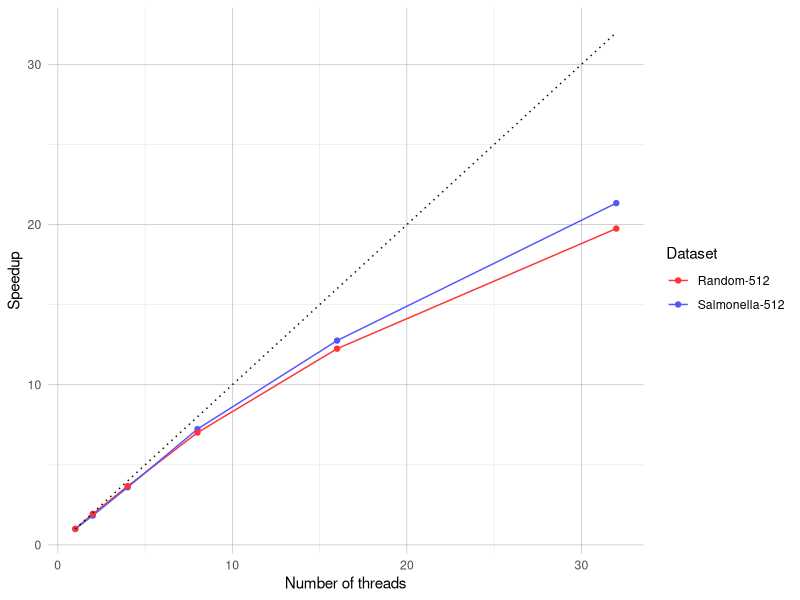
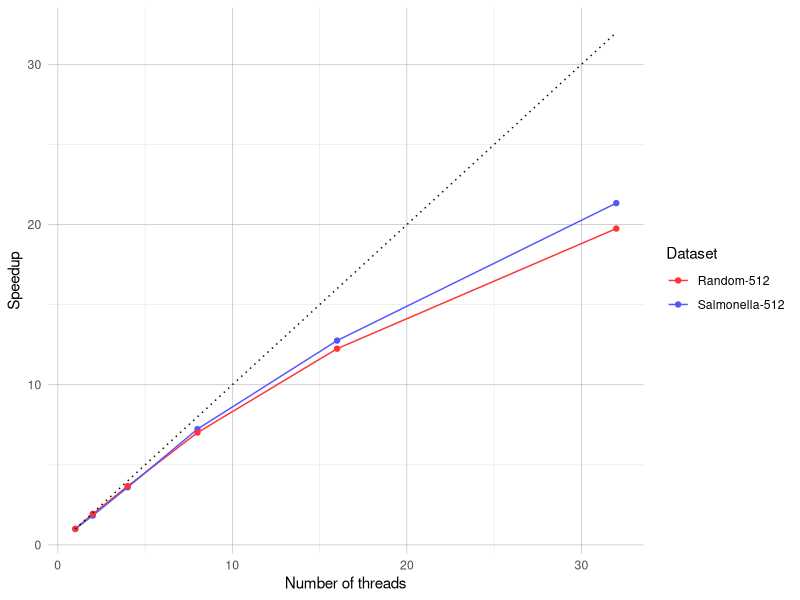

Recreate these plots in R, in order.
library(ggplot2)
library(tidyr)
library(dplyr)

df = read.csv("results/parallel_speedup.tsv", sep = "\t", header = TRUE)
df$dataset = as.factor(df$dataset)
df$n_threads = as.numeric(df$n_threads)
df$mem_bytes = as.numeric(df$mem_bytes)
df$time_seconds = as.numeric(df$time_seconds)

df = df %>%
  group_by(dataset) %>%
  mutate(t1 = time_seconds[n_threads == 1][1]) %>%
  ungroup() %>%
  mutate(speedup = t1 / time_seconds)

shared_theme =   theme(
  panel.grid.major = element_line(color = "grey70", linewidth = 0.2),
  panel.grid.minor = element_line(color = "grey90", linewidth = 0.2),
)

p = ggplot(df) +
  geom_line(aes(x = n_threads, y = speedup, color = dataset)) + 
  geom_point(aes(x = n_threads, y = speedup, color = dataset)) + 
  geom_line(
    aes(x = n_threads, y = n_threads),
    linetype = "dotted",
    color = "black"
  ) +
  labs(
    x = "Number of threads",
    y = "Speedup"
  ) +
  scale_color_manual(
    values = c("random_512" = "#ff3333", "salmonella_512" = "#5555ff"),
    labels = c("random_512" = "Random-512",
               "salmonella_512" = "Salmonella-512"),
    name = "Dataset"
  ) +
  theme_minimal() + shared_theme

print(p)
ggsave("plots/speedup.pdf", p, width = 5, height = 2)
